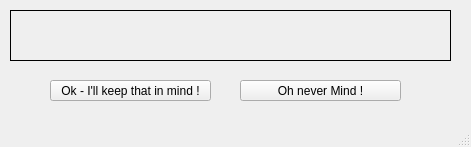
<?xml version="1.0" encoding="UTF-8"?>
<ui version="4.0">
 <class>MainWindow</class>
 <widget class="QMainWindow" name="MainWindow">
  <property name="geometry">
   <rect>
    <x>0</x>
    <y>0</y>
    <width>471</width>
    <height>147</height>
   </rect>
  </property>
  <property name="windowTitle">
   <string>MainWindow</string>
  </property>
  <widget class="QWidget" name="centralwidget">
   <widget class="QLabel" name="messagePanel">
    <property name="geometry">
     <rect>
      <x>10</x>
      <y>10</y>
      <width>441</width>
      <height>51</height>
     </rect>
    </property>
    <property name="font">
     <font>
      <pointsize>12</pointsize>
     </font>
    </property>
    <property name="frameShape">
     <enum>QFrame::Panel</enum>
    </property>
    <property name="text">
     <string/>
    </property>
   </widget>
   <widget class="QPushButton" name="okButton">
    <property name="geometry">
     <rect>
      <x>50</x>
      <y>80</y>
      <width>161</width>
      <height>21</height>
     </rect>
    </property>
    <property name="text">
     <string>Ok - I'll keep that in mind !</string>
    </property>
   </widget>
   <widget class="QPushButton" name="notOkButton">
    <property name="geometry">
     <rect>
      <x>240</x>
      <y>80</y>
      <width>161</width>
      <height>21</height>
     </rect>
    </property>
    <property name="text">
     <string>Oh never Mind !</string>
    </property>
   </widget>
  </widget>
  <widget class="QMenuBar" name="menubar">
   <property name="geometry">
    <rect>
     <x>0</x>
     <y>0</y>
     <width>471</width>
     <height>21</height>
    </rect>
   </property>
  </widget>
  <widget class="QStatusBar" name="statusbar"/>
 </widget>
 <resources/>
 <connections/>
</ui>
